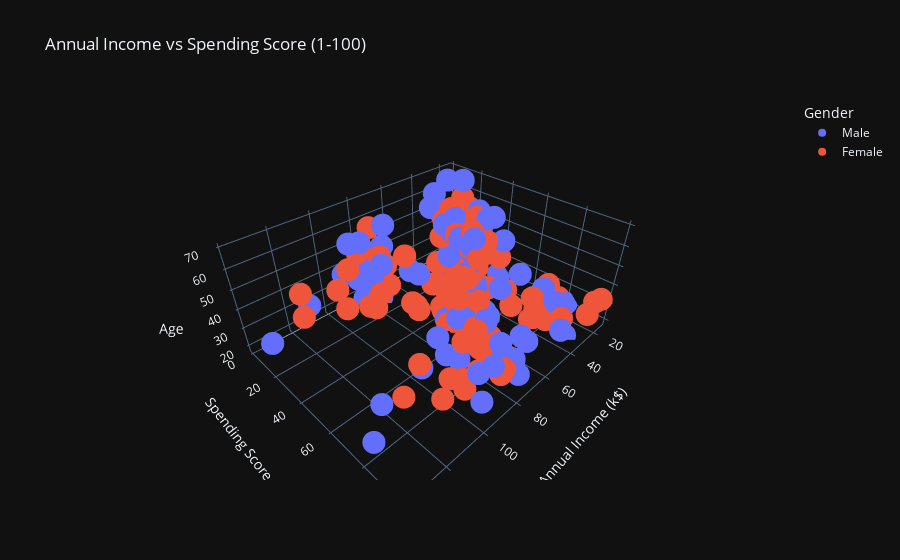

This figure's notebook cell:
### Code cell
fig = px.scatter_3d(cust_data,
                    x='Annual Income (k$)',
                    y='Spending Score (1-100)',
                    z='Age',
                    color='Gender',
                    title='Annual Income vs Spending Score (1-100)')
fig.show()

### Figure 1 — Plotly figure (JSON) as saved in the notebook; plotly's stock layout.template omitted (floating-point values rounded to 4 significant figures)
{"data": [{"hovertemplate": "Gender=Male<br>Annual Income (k$)=%{x}<br>Spending Score (1-100)=%{y}<br>Age=%{z}<extra></extra>", "legendgroup": "Male", "marker": {"color": "#636efa", "symbol": "circle"}, "mode": "markers", "name": "Male", "scene": "scene", "showlegend": true, "x": [15, 15, 19, 19, 20, 20, 21, 23, 24, 24, 25, 28, 28, 30, 33, 33, 38, 39, 42, 43, 43, 44, 46, 46, 46, 48, 48, 48, 49, 54, 54, 54, 54, 54, 54, 54, 59, 60, 60, 61, 61, 62, 62, 62, 63, 63, 63, 63, 64, 67, 69, 71, 71, 71, 71, 71, 71, 73, 73, 74, 75, 77, 77, 77, 78, 78, 78, 78, 78, 81, 85, 86, 87, 87, 87, 87, 87, 88, 88, 93, 93, 98, 99, 101, 113, 126, 137, 137], "y": [39, 81, 3, 14, 13, 79, 66, 29, 35, 73, 73, 82, 61, 4, 4, 92, 92, 36, 60, 60, 41, 46, 46, 56, 55, 51, 59, 59, 55, 47, 54, 48, 51, 55, 41, 46, 41, 49, 52, 42, 49, 59, 55, 56, 46, 43, 48, 52, 46, 56, 91, 35, 95, 11, 75, 9, 75, 5, 73, 10, 93, 12, 97, 36, 90, 17, 88, 1, 1, 5, 26, 20, 63, 13, 75, 10, 92, 15, 69, 14, 90, 15, 97, 68, 8, 74, 18, 83], "z": [19, 21, 64, 67, 37, 22, 20, 52, 35, 25, 31, 29, 35, 60, 53, 18, 24, 48, 33, 59, 47, 69, 53, 70, 19, 63, 18, 19, 70, 59, 26, 40, 57, 38, 67, 48, 18, 48, 24, 48, 20, 67, 26, 49, 54, 68, 66, 65, 19, 27, 39, 43, 40, 59, 38, 47, 39, 20, 32, 19, 32, 25, 28, 48, 34, 43, 39, 37, 34, 19, 50, 42, 32, 40, 28, 36, 36, 58, 27, 59, 35, 46, 30, 28, 33, 32, 32, 30], "type": "scatter3d"}, {"hovertemplate": "Gender=Female<br>Annual Income (k$)=%{x}<br>Spending Score (1-100)=%{y}<br>Age=%{z}<extra></extra>", "legendgroup": "Female", "marker": {"color": "#EF553B", "symbol": "circle"}, "mode": "markers", "name": "Female", "scene": "scene", "showlegend": true, "x": [16, 16, 17, 17, 18, 18, 19, 19, 20, 20, 21, 23, 25, 28, 28, 29, 29, 30, 33, 33, 34, 34, 37, 37, 38, 39, 39, 39, 40, 40, 40, 40, 42, 43, 43, 44, 46, 47, 47, 48, 48, 48, 49, 50, 50, 54, 54, 54, 54, 54, 57, 57, 58, 58, 59, 60, 60, 60, 60, 62, 62, 62, 63, 63, 64, 65, 65, 65, 65, 67, 67, 67, 69, 70, 70, 72, 72, 73, 73, 74, 75, 76, 76, 77, 78, 78, 78, 78, 78, 78, 78, 79, 79, 81, 85, 86, 87, 88, 88, 97, 97, 98, 99, 101, 103, 103, 103, 103, 113, 120, 120, 126], "y": [6, 77, 40, 76, 6, 94, 72, 99, 15, 77, 35, 98, 5, 14, 32, 31, 87, 73, 14, 81, 17, 73, 26, 75, 35, 61, 28, 65, 55, 47, 42, 42, 52, 54, 45, 50, 51, 52, 59, 50, 48, 47, 42, 49, 56, 53, 52, 42, 44, 57, 58, 55, 60, 46, 55, 40, 42, 47, 50, 41, 48, 42, 50, 54, 42, 48, 50, 43, 59, 43, 57, 40, 58, 29, 77, 34, 71, 88, 7, 72, 5, 40, 87, 74, 22, 20, 76, 16, 89, 78, 73, 35, 83, 93, 75, 95, 27, 13, 86, 32, 86, 88, 39, 24, 17, 85, 23, 69, 91, 16, 79, 28], "z": [20, 23, 31, 22, 35, 23, 30, 35, 58, 24, 35, 35, 46, 54, 45, 40, 23, 21, 49, 21, 42, 30, 36, 20, 65, 31, 49, 24, 50, 27, 29, 31, 49, 31, 50, 51, 27, 67, 54, 43, 68, 32, 47, 60, 60, 45, 23, 49, 46, 21, 55, 22, 34, 50, 68, 40, 32, 47, 27, 23, 49, 21, 66, 19, 38, 18, 19, 63, 49, 51, 50, 38, 40, 23, 31, 25, 31, 29, 44, 35, 57, 28, 32, 32, 34, 44, 38, 47, 27, 30, 30, 56, 29, 31, 36, 33, 36, 52, 30, 37, 32, 29, 41, 54, 41, 36, 34, 32, 38, 47, 35, 45], "type": "scatter3d"}], "layout": {"scene": {"domain": {"x": [0.0, 1.0], "y": [0.0, 1.0]}, "xaxis": {"title": {"text": "Annual Income (k$)"}}, "yaxis": {"title": {"text": "Spending Score (1-100)"}}, "zaxis": {"title": {"text": "Age"}}}, "legend": {"title": {"text": "Gender"}, "tracegroupgap": 0}, "title": {"text": "Annual Income vs Spending Score (1-100)"}}}
